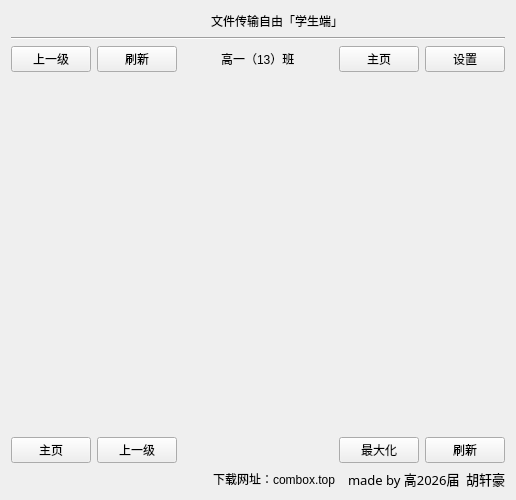
<?xml version="1.0" encoding="UTF-8"?>
<ui version="4.0">
 <class>FrilesM</class>
 <widget class="QWidget" name="FrilesM">
  <property name="geometry">
   <rect>
    <x>0</x>
    <y>0</y>
    <width>516</width>
    <height>500</height>
   </rect>
  </property>
  <property name="windowTitle">
   <string>文件传输自由「学生端」</string>
  </property>
  <property name="windowIcon">
   <iconset resource="pic.qrc">
    <normaloff>:/Friles.ico</normaloff>:/Friles.ico</iconset>
  </property>
  <property name="styleSheet">
   <string notr="true">
QWidget
{
font: 75 11pt &quot;等线&quot;;
}
QScrollArea {
    border: 0px solid;
    border-right-width: 1px;
    border-right-color: #dcdbdc;
    background-color: #f5f5f7;
}

QScrollBar:vertical {
    border: none;
    background: #f5f5f7;
    width: 10px;
    margin: 0px 0 0px 0;
}

QScrollBar::handle:vertical {
    background: #a68c70;  /* 浅褐色 */
    min-height: 20px;
    border-radius: 5px;
    border: none;
}

QScrollBar::handle:vertical:hover {
    background: #8b7355;  /* 深褐色带一点灰 */
}

QScrollBar::add-line:vertical, QScrollBar::sub-line:vertical {
    border: 0px solid grey;
    background: #32CC99;
    height: 0px;
    subcontrol-position: bottom;
    subcontrol-origin: margin;
}

QScrollBar::sub-line:vertical:hover, QScrollBar::add-line:vertical:hover {
    background: #4ca366;  /* 鼠标悬浮时的颜色 */
}

QScrollBar::add-page:vertical, QScrollBar::sub-page:vertical {
    background: none;
    width: 0px;
    height: 0px;
}
</string>
  </property>
  <layout class="QVBoxLayout" name="verticalLayout">
   <item>
    <layout class="QHBoxLayout" name="horizontalLayout_4">
     <item>
      <spacer name="horizontalSpacer_5">
       <property name="orientation">
        <enum>Qt::Horizontal</enum>
       </property>
       <property name="sizeHint" stdset="0">
        <size>
         <width>40</width>
         <height>20</height>
        </size>
       </property>
      </spacer>
     </item>
     <item>
      <widget class="QPushButton" name="pushButton">
       <property name="styleSheet">
        <string notr="true">border: one;
image: url(:/Friles.ico);
</string>
       </property>
       <property name="text">
        <string/>
       </property>
      </widget>
     </item>
     <item>
      <widget class="QLabel" name="class_lbl_2">
       <property name="text">
        <string>文件传输自由「学生端」</string>
       </property>
      </widget>
     </item>
     <item>
      <spacer name="horizontalSpacer_6">
       <property name="orientation">
        <enum>Qt::Horizontal</enum>
       </property>
       <property name="sizeHint" stdset="0">
        <size>
         <width>40</width>
         <height>20</height>
        </size>
       </property>
      </spacer>
     </item>
    </layout>
   </item>
   <item>
    <widget class="Line" name="line">
     <property name="windowModality">
      <enum>Qt::NonModal</enum>
     </property>
     <property name="styleSheet">
      <string notr="true">color: black</string>
     </property>
     <property name="orientation">
      <enum>Qt::Horizontal</enum>
     </property>
    </widget>
   </item>
   <item>
    <layout class="QHBoxLayout" name="horizontalLayout_3">
     <item>
      <widget class="QPushButton" name="backSpace_btn_2">
       <property name="styleSheet">
        <string notr="true"/>
       </property>
       <property name="text">
        <string>上一级</string>
       </property>
      </widget>
     </item>
     <item>
      <widget class="QPushButton" name="Refresh_btn_2">
       <property name="styleSheet">
        <string notr="true"/>
       </property>
       <property name="text">
        <string>刷新</string>
       </property>
      </widget>
     </item>
     <item>
      <spacer name="horizontalSpacer_3">
       <property name="orientation">
        <enum>Qt::Horizontal</enum>
       </property>
       <property name="sizeHint" stdset="0">
        <size>
         <width>40</width>
         <height>20</height>
        </size>
       </property>
      </spacer>
     </item>
     <item>
      <widget class="QLabel" name="class_lbl">
       <property name="text">
        <string>高一（13）班</string>
       </property>
      </widget>
     </item>
     <item>
      <spacer name="horizontalSpacer_4">
       <property name="orientation">
        <enum>Qt::Horizontal</enum>
       </property>
       <property name="sizeHint" stdset="0">
        <size>
         <width>40</width>
         <height>20</height>
        </size>
       </property>
      </spacer>
     </item>
     <item>
      <widget class="QPushButton" name="goHome_btn_2">
       <property name="text">
        <string>主页</string>
       </property>
      </widget>
     </item>
     <item>
      <widget class="QPushButton" name="setting_btn">
       <property name="text">
        <string>设置</string>
       </property>
      </widget>
     </item>
    </layout>
   </item>
   <item>
    <layout class="QHBoxLayout" name="pathBar_hl">
     <item>
      <widget class="QLabel" name="subject_lbl">
       <property name="text">
        <string/>
       </property>
      </widget>
     </item>
     <item>
      <widget class="QLabel" name="currentPath_lbl">
       <property name="text">
        <string/>
       </property>
      </widget>
     </item>
     <item>
      <spacer name="pathBar_hs">
       <property name="orientation">
        <enum>Qt::Horizontal</enum>
       </property>
       <property name="sizeHint" stdset="0">
        <size>
         <width>40</width>
         <height>20</height>
        </size>
       </property>
      </spacer>
     </item>
    </layout>
   </item>
   <item>
    <widget class="QLabel" name="label_5">
     <property name="text">
      <string/>
     </property>
    </widget>
   </item>
   <item>
    <widget class="QTreeWidget" name="fileList_trw">
     <property name="styleSheet">
      <string notr="true">background-color: transparent;
border: 0px; </string>
     </property>
     <property name="sizeAdjustPolicy">
      <enum>QAbstractScrollArea::AdjustIgnored</enum>
     </property>
     <property name="verticalScrollMode">
      <enum>QAbstractItemView::ScrollPerPixel</enum>
     </property>
     <attribute name="headerVisible">
      <bool>false</bool>
     </attribute>
     <column>
      <property name="text">
       <string>文件名</string>
      </property>
     </column>
     <column>
      <property name="text">
       <string>打开</string>
      </property>
     </column>
     <column>
      <property name="text">
       <string>下载</string>
      </property>
     </column>
    </widget>
   </item>
   <item>
    <layout class="QHBoxLayout" name="horizontalLayout_2">
     <item>
      <widget class="QPushButton" name="goHome_btn">
       <property name="text">
        <string>主页</string>
       </property>
      </widget>
     </item>
     <item>
      <widget class="QPushButton" name="backSpace_btn">
       <property name="styleSheet">
        <string notr="true"/>
       </property>
       <property name="text">
        <string>上一级</string>
       </property>
      </widget>
     </item>
     <item>
      <spacer name="horizontalSpacer_2">
       <property name="orientation">
        <enum>Qt::Horizontal</enum>
       </property>
       <property name="sizeHint" stdset="0">
        <size>
         <width>13</width>
         <height>20</height>
        </size>
       </property>
      </spacer>
     </item>
     <item>
      <widget class="QPushButton" name="maximize_btn">
       <property name="styleSheet">
        <string notr="true"/>
       </property>
       <property name="text">
        <string>最大化</string>
       </property>
      </widget>
     </item>
     <item>
      <widget class="QPushButton" name="Refresh_btn">
       <property name="styleSheet">
        <string notr="true"/>
       </property>
       <property name="text">
        <string>刷新</string>
       </property>
      </widget>
     </item>
    </layout>
   </item>
   <item>
    <layout class="QHBoxLayout" name="horizontalLayout">
     <item>
      <widget class="QPushButton" name="quit_btn">
       <property name="styleSheet">
        <string notr="true">border: one;
image: url(:/resources/images/quit1.svg);
</string>
       </property>
       <property name="text">
        <string/>
       </property>
      </widget>
     </item>
     <item>
      <widget class="QPushButton" name="information_btn">
       <property name="styleSheet">
        <string notr="true">border: one;
image: url(:/resources/images/information.svg);
</string>
       </property>
       <property name="text">
        <string/>
       </property>
      </widget>
     </item>
     <item>
      <spacer name="horizontalSpacer">
       <property name="orientation">
        <enum>Qt::Horizontal</enum>
       </property>
       <property name="sizeHint" stdset="0">
        <size>
         <width>40</width>
         <height>20</height>
        </size>
       </property>
      </spacer>
     </item>
     <item>
      <widget class="QLabel" name="label_2">
       <property name="styleSheet">
        <string notr="true">font: 10pt &quot;等线&quot;;</string>
       </property>
       <property name="text">
        <string>下载网址：combox.top  </string>
       </property>
      </widget>
     </item>
     <item>
      <widget class="QLabel" name="label">
       <property name="font">
        <font>
         <family>等线</family>
         <pointsize>10</pointsize>
         <weight>50</weight>
         <italic>false</italic>
         <bold>false</bold>
        </font>
       </property>
       <property name="styleSheet">
        <string notr="true">font: 10pt &quot;等线&quot;;</string>
       </property>
       <property name="text">
        <string>made by 高2026届</string>
       </property>
      </widget>
     </item>
     <item>
      <widget class="QPushButton" name="HXH_Btn">
       <property name="font">
        <font>
         <family>等线</family>
         <pointsize>10</pointsize>
         <weight>50</weight>
         <italic>false</italic>
         <bold>false</bold>
        </font>
       </property>
       <property name="styleSheet">
        <string notr="true">font: 10pt &quot;等线&quot;;border: 0;</string>
       </property>
       <property name="text">
        <string>胡轩豪</string>
       </property>
      </widget>
     </item>
    </layout>
   </item>
  </layout>
 </widget>
 <layoutdefault spacing="6" margin="11"/>
 <resources>
  <include location="pic.qrc"/>
 </resources>
 <connections/>
</ui>
